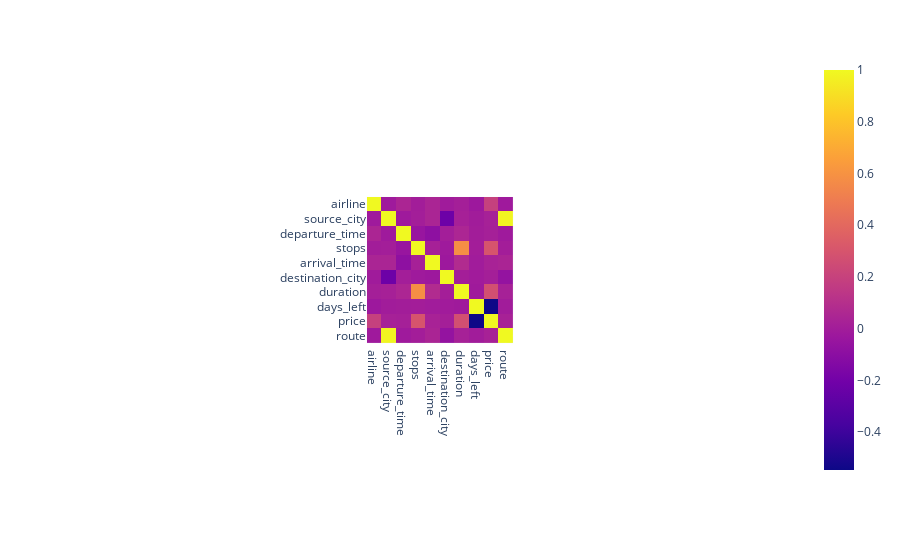

The notebook cell this image was saved under:
### Code cell
px.imshow(corr_table)

### Figure 1 — Plotly figure (JSON) as saved in the notebook; plotly's stock layout.template omitted (floating-point values rounded to 4 significant figures)
{"data": [{"coloraxis": "coloraxis", "hovertemplate": "x: %{x}<br>y: %{y}<br>color: %{z}<extra></extra>", "name": "0", "type": "heatmap", "x": ["airline", "source_city", "departure_time", "stops", "arrival_time", "destination_city", "duration", "days_left", "price", "route"], "xaxis": "x", "y": ["airline", "source_city", "departure_time", "stops", "arrival_time", "destination_city", "duration", "days_left", "price", "route"], "yaxis": "y", "z": [[1, -0.01604, 0.04528, 0.001213, 0.04198, -0.01004, 0.01218, -0.02727, 0.1929, -0.01814], [-0.01604, 1, -0.0172, 0.005094, 0.04364, -0.2229, 0.0184, -0.003193, 0.02134, 0.9865], [0.04528, -0.0172, 1, -0.04632, -0.08771, 0.006474, 0.04979, 0.0014, 0.01501, -0.01638], [0.001213, 0.005094, -0.04632, 1, 0.01963, -0.01698, 0.5816, 0.003556, 0.2978, 0.002719], [0.04198, 0.04364, -0.08771, 0.01963, 1, -0.02619, 0.07674, -0.00684, 0.02947, 0.04036], [-0.01004, -0.2229, 0.006474, -0.01698, -0.02619, 1, 0.008572, -0.007541, 0.01281, -0.06214], [0.01218, 0.0184, 0.04979, 0.5816, 0.07674, 0.008572, 1, -0.01316, 0.2718, 0.02004], [-0.02727, -0.003193, 0.0014, 0.003556, -0.00684, -0.007541, -0.01316, 1, -0.5468, -0.004452], [0.1929, 0.02134, 0.01501, 0.2978, 0.02947, 0.01281, 0.2718, -0.5468, 1, 0.02414], [-0.01814, 0.9865, -0.01638, 0.002719, 0.04036, -0.06214, 0.02004, -0.004452, 0.02414, 1]]}], "layout": {"autosize": true, "coloraxis": {"colorscale": [[0, "#0d0887"], [0.1111, "#46039f"], [0.2222, "#7201a8"], [0.3333, "#9c179e"], [0.4444, "#bd3786"], [0.5556, "#d8576b"], [0.6667, "#ed7953"], [0.7778, "#fb9f3a"], [0.8889, "#fdca26"], [1, "#f0f921"]]}, "margin": {"t": 60}, "xaxis": {"anchor": "y", "autorange": true, "constrain": "domain", "domain": [0.3985, 0.6015], "range": [-0.5, 9.5], "scaleanchor": "y", "type": "category"}, "yaxis": {"anchor": "x", "autorange": true, "constrain": "domain", "domain": [0, 1], "range": [9.5, -0.5], "type": "category"}}}
